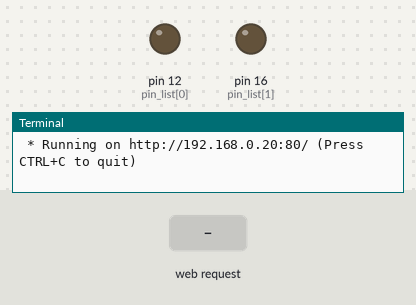
A program run on a simulated Raspberry Pi (header pin numbers). Shown: output pins drawn as LEDs (lit = HIGH), the last lines printed to the terminal. Inputs (shaded band) come from the test bench. The clock reads 2024-03-15 10:24:30 at power-on unless the program sets it.

Above: at 1.2 s.
1.3 s: HTTP request for /red received with the fields red_led_change=red_led
At 2.5 s:
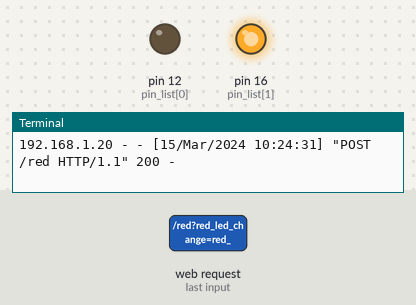
2.8 s: HTTP request for /green received with the fields green_led_change=green_led
At 3.7 s:
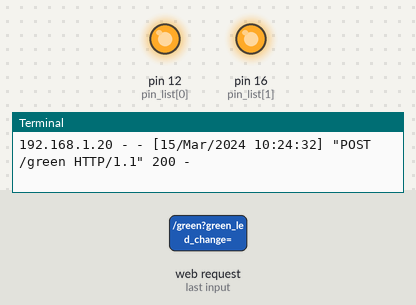
4.3 s: HTTP request for /red received with the fields red_led_change=red_led
At 4.9 s:
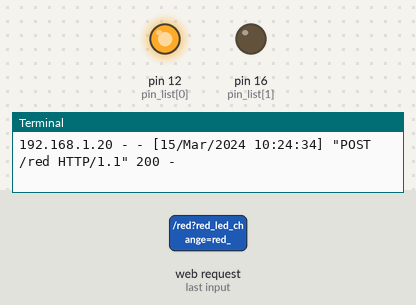
Timing chart, 0 to 7.3 s (numbered marks = the images above; inputs shaded):
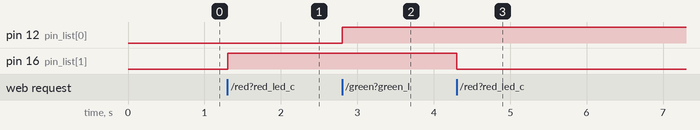

The program:

flask_red_green_LED.py
```python
from flask import Flask, render_template, request
import RPi.GPIO as GPIO

app = Flask(__name__)

GPIO.setmode(GPIO.BOARD)
pin_list = [12, 16]

for pin in pin_list:
    GPIO.setup(pin, GPIO.OUT)
    GPIO.output(pin, GPIO.LOW)

pin_dict = {
    12: {
        'led_colour': 'Green LED',
        'led_state': GPIO.LOW
        },
    16: {
        'led_colour': 'Red LED',
        'led_state': GPIO.LOW
        }
    }


@app.route('/')
def main():
    for pin in pin_dict:
        pin_dict[pin]['led_state'] = GPIO.input(pin)

    template_data = {
        'title': 'LEDs current state',
        'pin_dict': pin_dict,
        }

    return render_template('main.html', **template_data)


@app.route('/<led_colour>', methods=['GET', 'POST'])
def led_change(led_colour):
# soon will be DRY :)
    if request.method == 'GET':
        if led_colour == 'red':
            state_read = GPIO.input(16)
            if state_read == True:
                msg = 'Red LED is currently ON.'
            else:
                msg = 'Red LED is currently OFF.'
            template_data = {
                'title': 'Red LED',
                'message': msg,
                }
            return render_template('change_red.html', **template_data)

        if led_colour == 'green':
            state_read = GPIO.input(12)
            if state_read == True:
                msg = 'Green LED is currently ON.'
            else:
                msg = 'Green LED is currently OFF.'
            template_data = {
                'title': 'Green LED',
                'message': msg,
                }
            return render_template('change_green.html', **template_data)

    elif request.method =='POST':
        if led_colour == 'red':
            if request.form['red_led_change'] == 'red_led':
                GPIO.output(16, not GPIO.input(16))
                state_read = GPIO.input(16)
                if state_read == True:
                    msg = 'Red LED is currently ON.'
                else:
                    msg = 'Red LED is currently OFF.'
                template_data = {
                    'title': 'Red LED',
                    'message': msg,
                    }
                return render_template('change_red.html', **template_data)

        if led_colour == 'green':
            if request.form['green_led_change'] == 'green_led':
                GPIO.output(12, not GPIO.input(12))
                state_read = GPIO.input(12)
                if state_read == True:
                    msg = 'Green LED is currently ON.'
                else:
                    msg = 'Green LED is currently OFF.'
                template_data = {
                    'title': 'Green LED',
                    'message': msg,
                    }
                return render_template('change_green.html', **template_data)


if __name__ == '__main__':
    app.run(host='192.168.0.20', port=80, debug=True)

GPIO.cleanup()
```

Measured:
- after the input at 1.3 s, pin 16 (pin_list[1]): LOW → HIGH at once
- after the input at 2.8 s, pin 12 (pin_list[0]): LOW → HIGH at once
- after the input at 4.3 s, pin 16 (pin_list[1]): HIGH → LOW at once
